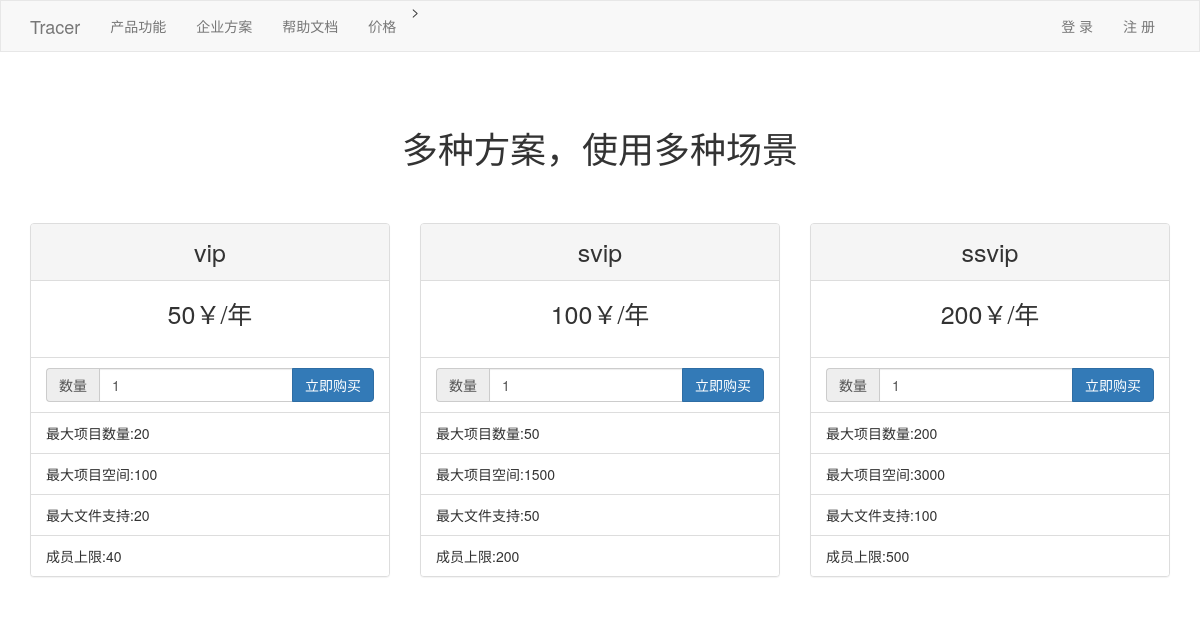
The page /price/ on the database its author committed.
### web/models.py (models this page shows)
class PricePolicy(models.Model):
    category_choices = (
        (1,"免费版"),
        (2,"收费版"),
        (3,"其他")
    )
    category = models.SmallIntegerField(choices=category_choices,verbose_name="收费类型",default=1)
    title = models.CharField(max_length=32,verbose_name="标题")
    price = models.PositiveIntegerField(verbose_name="价格")
    project_num = models.PositiveIntegerField(verbose_name="最大项目数")
    project_member = models.PositiveIntegerField(verbose_name="项目成员数")
    project_space = models.PositiveIntegerField(verbose_name="单项目空间")
    per_file_size = models.PositiveIntegerField(verbose_name="单文件大小")
    create_datetime = models.DateTimeField(verbose_name="创建时间",auto_now_add=True)

### web/views/home.py (the view)
# urls.py: path('price/', home.price, name='price'),
def price(request):
    price_list = models.PricePolicy.objects.filter(category=2)
    return render(request,"price.html",{"price_list":price_list})

### web/templates/price.html (shortened to what this page needs)
{% extends "layout/basic.html" %}
{% load static %}
{% block content %}
    <div class="container">
        <div class="slogan">多种方案，使用多种场景</div>
        <div class="row">
            {% for item in price_list %}
                <div class="col-md-4">
                    <div class="panel panel-default">
                        <div class="panel-heading" style="text-align: center;font-size: 25px">{{ item.title }}</div>
                        <div class="panel-body">
                            <p style="text-align: center;font-size: 25px">{{ item.price }}￥/年</p>
                        </div>
                        <ul class="list-group">
                        <li class="list-group-item">
                            <form class="form-inline" method="get" action="{% url 'price_payment' policy_id=item.id %}">
                                <div class="form-group">
                                    <div class="input-group">
                                        <div class="input-group-addon">数量</div>
                                        <input type="number" name="number" value="1" placeholder="购买数量" class="form-control">
                                        <div class="input-group-btn">
                                            <input class="btn btn-primary" type="submit" value="立即购买">
                                        </div>
                                    </div>
                                </div>
                            </form>
                        </li>
                        <li class="list-group-item">最大项目数量:{{ item.project_num }}</li>
                        <li class="list-group-item">最大项目空间:{{ item.project_space }}</li>
                        <li class="list-group-item">最大文件支持:{{ item.per_file_size }}</li>
                        <li class="list-group-item">成员上限:{{ item.project_member }}</li>
                    </ul>
                    </div>
                </div>
            {% endfor %}
        </div>
    </div>
{% endblock %}

### web/templates/price.html (style rules this page uses)
.slogan { font-size: 36px; text-align: center; margin: 50px 0; }

### rows shown on the page
PricePolicy: title "vip", price "50", project_num "20", project_space "100", per_file_size "20", project_member "40"
PricePolicy: title "svip", price "100", project_num "50", project_space "1500", per_file_size "50", project_member "200"
PricePolicy: title "ssvip", price "200", project_num "200", project_space "3000", per_file_size "100", project_member "500"
